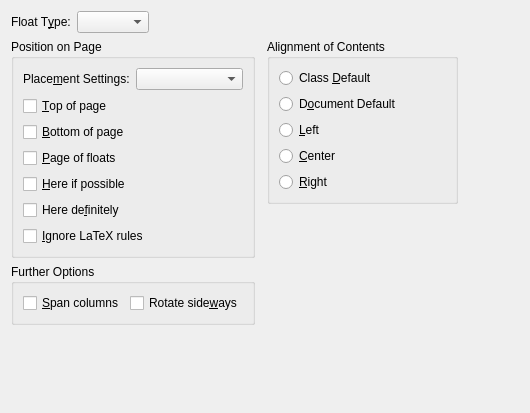
<?xml version="1.0" encoding="UTF-8"?>
<ui version="4.0">
 <class>FloatPlacementUi</class>
 <widget class="QWidget" name="FloatPlacementUi">
  <property name="geometry">
   <rect>
    <x>0</x>
    <y>0</y>
    <width>530</width>
    <height>413</height>
   </rect>
  </property>
  <property name="windowTitle">
   <string>Form</string>
  </property>
  <layout class="QGridLayout" name="gridLayout_3">
   <item row="0" column="0">
    <layout class="QHBoxLayout" name="horizontalLayout_2">
     <item>
      <widget class="QLabel" name="floatTypeTitle">
       <property name="text">
        <string>Float T&amp;ype:</string>
       </property>
       <property name="buddy">
        <cstring>floatTypeCO</cstring>
       </property>
      </widget>
     </item>
     <item>
      <widget class="QComboBox" name="floatTypeCO">
       <property name="sizePolicy">
        <sizepolicy hsizetype="Preferred" vsizetype="Fixed">
         <horstretch>1</horstretch>
         <verstretch>0</verstretch>
        </sizepolicy>
       </property>
      </widget>
     </item>
    </layout>
   </item>
   <item row="2" column="3" rowspan="3">
    <spacer name="verticalSpacer">
     <property name="orientation">
      <enum>Qt::Vertical</enum>
     </property>
     <property name="sizeHint" stdset="0">
      <size>
       <width>20</width>
       <height>154</height>
      </size>
     </property>
    </spacer>
   </item>
   <item row="4" column="0">
    <spacer>
     <property name="orientation">
      <enum>Qt::Vertical</enum>
     </property>
     <property name="sizeHint" stdset="0">
      <size>
       <width>20</width>
       <height>20</height>
      </size>
     </property>
    </spacer>
   </item>
   <item row="1" column="3">
    <widget class="QGroupBox" name="alignmentGB">
     <property name="title">
      <string>Alignment of Contents</string>
     </property>
     <property name="flat">
      <bool>true</bool>
     </property>
     <layout class="QGridLayout" name="_2">
      <property name="leftMargin">
       <number>9</number>
      </property>
      <property name="topMargin">
       <number>9</number>
      </property>
      <property name="rightMargin">
       <number>9</number>
      </property>
      <property name="bottomMargin">
       <number>9</number>
      </property>
      <property name="spacing">
       <number>6</number>
      </property>
      <item row="4" column="0">
       <widget class="QRadioButton" name="alignRightRB">
        <property name="toolTip">
         <string>Right-align float contents</string>
        </property>
        <property name="text">
         <string>&amp;Right</string>
        </property>
       </widget>
      </item>
      <item row="1" column="0">
       <widget class="QRadioButton" name="alignDocDefaultRB">
        <property name="toolTip">
         <string>Use the document's default alignment for floats, as specified in Document Settings.</string>
        </property>
        <property name="text">
         <string>D&amp;ocument Default</string>
        </property>
       </widget>
      </item>
      <item row="0" column="0">
       <widget class="QRadioButton" name="alignClassDefaultRB">
        <property name="toolTip">
         <string>Use the class' default alignment for floats, whatever it is.</string>
        </property>
        <property name="text">
         <string>Class &amp;Default</string>
        </property>
       </widget>
      </item>
      <item row="3" column="0">
       <widget class="QRadioButton" name="alignCenterRB">
        <property name="toolTip">
         <string>Center float contents</string>
        </property>
        <property name="text">
         <string>&amp;Center</string>
        </property>
       </widget>
      </item>
      <item row="2" column="0">
       <widget class="QRadioButton" name="alignLeftRB">
        <property name="toolTip">
         <string>Left-align float contents</string>
        </property>
        <property name="text">
         <string>&amp;Left</string>
        </property>
       </widget>
      </item>
      <item row="2" column="1">
       <spacer name="horizontalSpacer_3">
        <property name="orientation">
         <enum>Qt::Horizontal</enum>
        </property>
        <property name="sizeHint" stdset="0">
         <size>
          <width>40</width>
          <height>20</height>
         </size>
        </property>
       </spacer>
      </item>
     </layout>
    </widget>
   </item>
   <item row="3" column="0" colspan="2">
    <widget class="QGroupBox" name="optionsGB">
     <property name="title">
      <string>Further Options</string>
     </property>
     <property name="flat">
      <bool>true</bool>
     </property>
     <layout class="QGridLayout" name="gridLayout_2">
      <item row="0" column="0">
       <widget class="QCheckBox" name="spanCB">
        <property name="text">
         <string>&amp;Span columns</string>
        </property>
       </widget>
      </item>
      <item row="0" column="1">
       <widget class="QCheckBox" name="sidewaysCB">
        <property name="text">
         <string>Rotate side&amp;ways</string>
        </property>
       </widget>
      </item>
     </layout>
    </widget>
   </item>
   <item row="1" column="0" rowspan="2" colspan="2">
    <widget class="QGroupBox" name="groupBox">
     <property name="title">
      <string>Position on Page</string>
     </property>
     <property name="flat">
      <bool>true</bool>
     </property>
     <layout class="QGridLayout" name="gridLayout">
      <item row="0" column="0">
       <layout class="QHBoxLayout" name="horizontalLayout">
        <item>
         <widget class="QLabel" name="placementLA">
          <property name="text">
           <string>Place&amp;ment Settings:</string>
          </property>
          <property name="buddy">
           <cstring>placementCO</cstring>
          </property>
         </widget>
        </item>
        <item>
         <widget class="QComboBox" name="placementCO"/>
        </item>
       </layout>
      </item>
      <item row="1" column="0">
       <widget class="QCheckBox" name="topCB">
        <property name="text">
         <string>&amp;Top of page</string>
        </property>
       </widget>
      </item>
      <item row="2" column="0">
       <widget class="QCheckBox" name="bottomCB">
        <property name="text">
         <string>&amp;Bottom of page</string>
        </property>
       </widget>
      </item>
      <item row="3" column="0">
       <widget class="QCheckBox" name="pageCB">
        <property name="text">
         <string>&amp;Page of floats</string>
        </property>
       </widget>
      </item>
      <item row="4" column="0">
       <widget class="QCheckBox" name="herepossiblyCB">
        <property name="text">
         <string>&amp;Here if possible</string>
        </property>
       </widget>
      </item>
      <item row="5" column="0">
       <widget class="QCheckBox" name="heredefinitelyCB">
        <property name="text">
         <string>Here de&amp;finitely</string>
        </property>
       </widget>
      </item>
      <item row="6" column="0">
       <widget class="QCheckBox" name="ignoreCB">
        <property name="text">
         <string>&amp;Ignore LaTeX rules</string>
        </property>
       </widget>
      </item>
     </layout>
    </widget>
   </item>
   <item row="0" column="1" colspan="3">
    <spacer name="horizontalSpacer">
     <property name="orientation">
      <enum>Qt::Horizontal</enum>
     </property>
     <property name="sizeHint" stdset="0">
      <size>
       <width>303</width>
       <height>20</height>
      </size>
     </property>
    </spacer>
   </item>
   <item row="1" column="4">
    <spacer name="horizontalSpacer_2">
     <property name="orientation">
      <enum>Qt::Horizontal</enum>
     </property>
     <property name="sizeHint" stdset="0">
      <size>
       <width>40</width>
       <height>20</height>
      </size>
     </property>
    </spacer>
   </item>
  </layout>
 </widget>
 <tabstops>
  <tabstop>topCB</tabstop>
  <tabstop>bottomCB</tabstop>
  <tabstop>pageCB</tabstop>
  <tabstop>herepossiblyCB</tabstop>
  <tabstop>heredefinitelyCB</tabstop>
  <tabstop>ignoreCB</tabstop>
 </tabstops>
 <includes>
  <include location="local">qt_i18n.h</include>
 </includes>
 <resources/>
 <connections/>
</ui>
